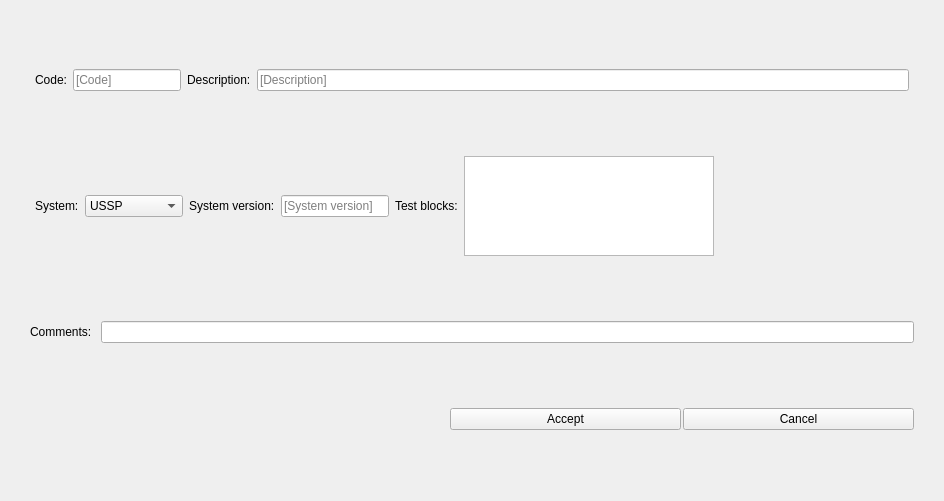
<?xml version="1.0" encoding="UTF-8"?>
<ui version="4.0">
 <class>form_campaign</class>
 <widget class="QWidget" name="form_campaign">
  <property name="geometry">
   <rect>
    <x>0</x>
    <y>0</y>
    <width>904</width>
    <height>501</height>
   </rect>
  </property>
  <property name="windowTitle">
   <string>Form</string>
  </property>
  <layout class="QVBoxLayout" name="verticalLayout">
   <property name="spacing">
    <number>6</number>
   </property>
   <property name="leftMargin">
    <number>30</number>
   </property>
   <property name="topMargin">
    <number>10</number>
   </property>
   <property name="rightMargin">
    <number>30</number>
   </property>
   <item>
    <layout class="QHBoxLayout" name="hlayout_code" stretch="0,0,0,50">
     <property name="leftMargin">
      <number>5</number>
     </property>
     <property name="rightMargin">
      <number>5</number>
     </property>
     <item>
      <widget class="QLabel" name="lbl_code">
       <property name="text">
        <string>Code:</string>
       </property>
      </widget>
     </item>
     <item>
      <widget class="QLineEdit" name="le_code">
       <property name="cursor">
        <cursorShape>ArrowCursor</cursorShape>
       </property>
       <property name="text">
        <string/>
       </property>
       <property name="placeholderText">
        <string>[Code]</string>
       </property>
      </widget>
     </item>
     <item>
      <widget class="QLabel" name="lbl_description">
       <property name="text">
        <string>Description:</string>
       </property>
      </widget>
     </item>
     <item>
      <widget class="QLineEdit" name="le_description">
       <property name="text">
        <string/>
       </property>
       <property name="placeholderText">
        <string>[Description]</string>
       </property>
      </widget>
     </item>
    </layout>
   </item>
   <item>
    <layout class="QHBoxLayout" name="hlayout_system">
     <property name="leftMargin">
      <number>5</number>
     </property>
     <property name="rightMargin">
      <number>200</number>
     </property>
     <item>
      <widget class="QLabel" name="lbl_system">
       <property name="text">
        <string>System:</string>
       </property>
      </widget>
     </item>
     <item>
      <widget class="QComboBox" name="cb_system">
       <item>
        <property name="text">
         <string>USSP</string>
        </property>
       </item>
       <item>
        <property name="text">
         <string>CISP</string>
        </property>
       </item>
       <item>
        <property name="text">
         <string>AUDI</string>
        </property>
       </item>
       <item>
        <property name="text">
         <string>EXCHANGE</string>
        </property>
       </item>
       <item>
        <property name="text">
         <string>NA</string>
        </property>
       </item>
      </widget>
     </item>
     <item>
      <widget class="QLabel" name="lbl_system_version">
       <property name="text">
        <string>System version:</string>
       </property>
      </widget>
     </item>
     <item>
      <widget class="QLineEdit" name="le_version">
       <property name="sizePolicy">
        <sizepolicy hsizetype="Minimum" vsizetype="Maximum">
         <horstretch>0</horstretch>
         <verstretch>0</verstretch>
        </sizepolicy>
       </property>
       <property name="text">
        <string/>
       </property>
       <property name="placeholderText">
        <string>[System version]</string>
       </property>
      </widget>
     </item>
     <item>
      <widget class="QLabel" name="lbl_blocks">
       <property name="text">
        <string>Test blocks:</string>
       </property>
      </widget>
     </item>
     <item>
      <widget class="QListWidget" name="lw_blocks">
       <property name="sizePolicy">
        <sizepolicy hsizetype="Minimum" vsizetype="Minimum">
         <horstretch>0</horstretch>
         <verstretch>0</verstretch>
        </sizepolicy>
       </property>
       <property name="minimumSize">
        <size>
         <width>250</width>
         <height>40</height>
        </size>
       </property>
       <property name="maximumSize">
        <size>
         <width>400</width>
         <height>100</height>
        </size>
       </property>
      </widget>
     </item>
    </layout>
   </item>
   <item>
    <layout class="QHBoxLayout" name="hlayout_comments">
     <item>
      <widget class="QLabel" name="lbl_comments">
       <property name="text">
        <string>Comments: </string>
       </property>
      </widget>
     </item>
     <item>
      <widget class="QLineEdit" name="le_comments"/>
     </item>
    </layout>
   </item>
   <item>
    <layout class="QHBoxLayout" name="hlayout_btn_campaign">
     <property name="spacing">
      <number>2</number>
     </property>
     <property name="leftMargin">
      <number>420</number>
     </property>
     <item>
      <widget class="QPushButton" name="btn_accept">
       <property name="text">
        <string>Accept</string>
       </property>
      </widget>
     </item>
     <item>
      <widget class="QPushButton" name="btn_cancel">
       <property name="text">
        <string>Cancel</string>
       </property>
      </widget>
     </item>
    </layout>
   </item>
  </layout>
 </widget>
 <resources/>
 <connections/>
</ui>
